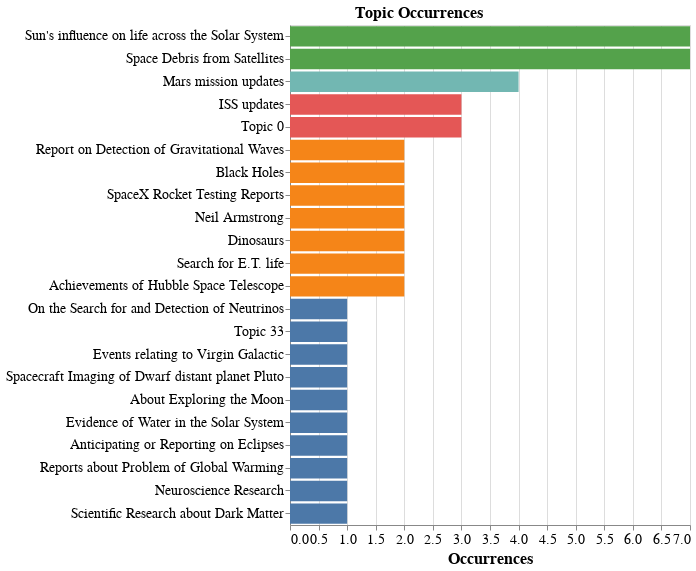

Notebook code for this chart:
### Markdown cell above
Next are the number of occurrences of each topic in the unseen data

### Code cell
altair_plot_horiz_bar_chart(
    df_topics_new["best"]
    .value_counts()
    .sort_values(ascending=False)
    .reset_index()
    .rename(columns={"best": "count", "index": "topic"}),
    "Topic Occurrences",
    "count",
    "topic",
    xtitle="Occurrences",
    labelFontSize=14,
    titleFontSize=16,
    plot_titleFontSize=16,
    text_var="count",
    tooltip=["topic", "count"],
    dx=350,
    offset=0,
    horiz_label_limit=450,
    sort_y=None,
    fig_size=(500, 400),  # (height, width)
)

### Figure 1 — Vega-Lite specification as saved in the notebook (floating-point values rounded to 4 significant figures)
{"config": {"view": {"continuousWidth": 400, "continuousHeight": 300}, "axis": {"labelFontSize": 14, "titleFontSize": 16}, "axisY": {"labelAlign": "right", "labelLimit": 450}, "title": {"anchor": "start", "dx": 350, "fontSize": 16, "offset": 0}}, "data": {"name": "data-89c611163499659acff7e4b5afea71d1"}, "mark": "bar", "encoding": {"color": {"type": "nominal", "field": "count", "legend": null}, "tooltip": [{"type": "nominal", "field": "topic"}, {"type": "quantitative", "field": "count"}], "x": {"type": "quantitative", "field": "count", "title": "Occurrences"}, "y": {"type": "nominal", "field": "topic", "sort": null, "title": ""}}, "height": 500, "title": "Topic Occurrences", "width": 400, "$schema": "https://vega.github.io/schema/vega-lite/v4.8.1.json", "datasets": {"data-89c611163499659acff7e4b5afea71d1": [{"topic": "Sun's influence on life across the Solar System", "count": 7}, {"topic": "Space Debris from Satellites", "count": 7}, {"topic": "Mars mission updates", "count": 4}, {"topic": "ISS updates", "count": 3}, {"topic": "Topic 0", "count": 3}, {"topic": "Report on Detection of Gravitational Waves", "count": 2}, {"topic": "Black Holes", "count": 2}, {"topic": "SpaceX Rocket Testing Reports", "count": 2}, {"topic": "Neil Armstrong", "count": 2}, {"topic": "Dinosaurs", "count": 2}, {"topic": "Search for E.T. life", "count": 2}, {"topic": "Achievements of Hubble Space Telescope", "count": 2}, {"topic": "On the Search for and Detection of Neutrinos", "count": 1}, {"topic": "Topic 33", "count": 1}, {"topic": "Events relating to Virgin Galactic", "count": 1}, {"topic": "Spacecraft Imaging of Dwarf distant planet Pluto", "count": 1}, {"topic": "About Exploring the Moon", "count": 1}, {"topic": "Evidence of Water in the Solar System", "count": 1}, {"topic": "Anticipating or Reporting on Eclipses", "count": 1}, {"topic": "Reports about Problem of Global Warming", "count": 1}, {"topic": "Neuroscience Research", "count": 1}, {"topic": "Scientific Research about Dark Matter", "count": 1}]}}
